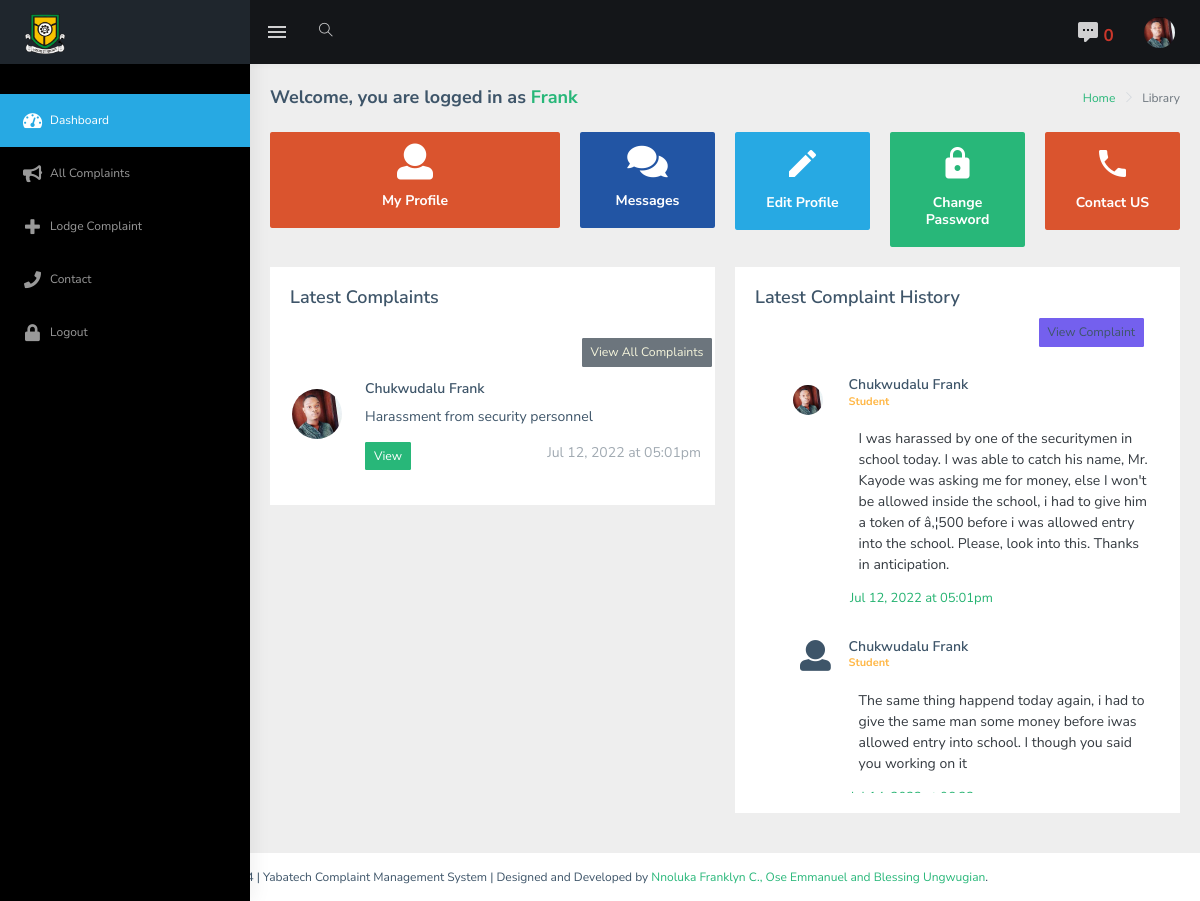
/ (signed in), run on the app's committed database.
### tables this page shows
CREATE TABLE `user` (
  `studentID` int(11) NOT NULL,
  `matric_no` varchar(200) NOT NULL,
  `name` text NOT NULL,
  `username` varchar(200) NOT NULL,
  `email` varchar(200) NOT NULL,
  `phone_no` varchar(11) NOT NULL,
  `password` varchar(260) NOT NULL,
  `photo` varchar(200) NOT NULL,
  `account_status` varchar(40) NOT NULL DEFAULT 'active'
);

CREATE TABLE `complaints` (
  `id` int(11) NOT NULL,
  `studentID` int(11) NOT NULL,
  `title` varchar(200) NOT NULL,
  `complaint_number` varchar(100) NOT NULL,
  `matric_no` varchar(200) NOT NULL,
  `category` varchar(200) NOT NULL,
  `subcategory` varchar(200) NOT NULL,
  `urgency` varchar(100) NOT NULL,
  `complaint_message` longtext NOT NULL,
  `complaint_file` varchar(200) NOT NULL,
  `reg_date` varchar(200) NOT NULL,
  `status` varchar(150) NOT NULL DEFAULT 'Open',
  `last_modified` varchar(200) NOT NULL,
  `email` varchar(200) NOT NULL
);

CREATE TABLE `complaint_replies` (
  `id` int(11) NOT NULL,
  `student_id` int(11) NOT NULL,
  `complaint_no` varchar(100) NOT NULL,
  `matric_no` varchar(100) NOT NULL,
  `complaint_message` text NOT NULL,
  `complaint_reply_message` text NOT NULL,
  `replied_by` varchar(100) NOT NULL,
  `last_updated` varchar(100) NOT NULL,
  `status` varchar(20) NOT NULL DEFAULT 'Open',
  `new_complaint_file` varchar(200) NOT NULL,
  `username` varchar(200) NOT NULL
);

### admin/classes/Functions.php (called while the page is built, shortened)
<?php
$dot_env = Dotenv::createImmutable(dirname(__DIR__));
class Functions extends Database{
    public function base_url(){
        return 'http://localhost:8080/project/';
    }
}

### admin/classes/Database.php (called while the page is built, shortened)
<?php
$dot_env = Dotenv::createImmutable(dirname(__DIR__));
class Database
{
    private $dbh;
    private $stmt;
    public function __construct()
    {
        $this->host = $_ENV["DB_HOST"];
        $this->database = $_ENV["DB_NAME"];
        $this->user = $_ENV['DB_USER'];
        $this->password = $_ENV['DB_PASS'];
        $dsn = "mysql:host=".$this->host.";dbname=".$this->database;
        $options = array(
            PDO::ATTR_PERSISTENT => true,
            PDO::ATTR_ERRMODE => PDO::ERRMODE_EXCEPTION
        );
        try{
            $this->dbh = new PDO($dsn, $this->user, $this->password, $options);
        }catch (PDOException $err){
            $this->error = $err->getMessage();
        }
    }
    public function query($query){
        $this->stmt = $this->dbh->prepare($query);
    }
    public function bind($param, $value, $type = null){
        if(is_null($type)){
            switch (true){
                case is_int($value):
                    $type = PDO::PARAM_INT;
                    break;
                case is_null($value):
                    $type = PDO::PARAM_NULL;
                    break;
                default:
                    $type = PDO::PARAM_STR;
            }
        }
        $this->stmt->bindValue($param, $value, $type);
    }
    public function execute(){
        return $this->stmt->execute();
    }
    public function fetchMultiple(){
        $this->execute();
        return $this->stmt->fetchAll(PDO::FETCH_OBJ);
    }
    public function fetchSingle(){
        $this->execute();
        return $this->stmt->fetch(PDO::FETCH_OBJ);
    }
    public function fetchColumn(){
        $this->execute();
        return $this->stmt->fetchColumn();
    }
    public function rowCount(){
        $this->execute();
        return $this->stmt->rowCount();
    }
}

### inc/complaints_reply.php (the view, shortened to what this page needs)
<div class="col-lg-6">
    <div class="card">
        <div class="card-body">
            <h4 class="card-title">Latest Complaints </h4>
        </div>
        <div class="comment-widgets scrollable">
            <?php   $redirectAll = $conn->base_url()."complaints"; ?>
            <a class="btn btn-secondary btn-sm" onclick="window.location.href='<?php echo $redirectAll; ?>'" style="cursor:pointer; position:relative; left: 70%; color: beige;">
                View All Complaints
            </a>
            <?php
            $sql = "SELECT studentID FROM user WHERE username =:user";
            $conn->query($sql);
            $conn->bind(":user", $_SESSION['username']);
            $rowCount = $conn->rowCount();
            if($rowCount > 0){
                $student_id = $conn->fetchColumn();
                $sql = "SELECT * FROM complaints JOIN user u on complaints.studentID = u.studentID
                                 WHERE complaints.studentID = :id ORDER BY id DESC LIMIT 4";
                $conn->query($sql);
                $conn->bind(":id", $student_id);
                $result_set = $conn->fetchMultiple();
                foreach ($result_set as $complaint) {
                    $name = $complaint->name;
                    $date_submitted = $complaint->reg_date;
                    $complaint_no = $complaint->complaint_number;
                    $redirect = $conn->base_url()."view-complaint/$complaint_no";
                    $subject = $complaint->title;
                    $image = $complaint->photo;
                    ?>
                    <div class="d-flex flex-row comment-row m-t-0">
                        <?php
                         if(!empty($image)){
                             ?>   <div class="p-2"><img src="<?= $conn->base_url();?>assets/images/<?= $image;?>" alt="profile image" style="width: 50px; height: 50px; border-radius: 50%;"></div> <?php
                         }else{
                             ?>   <div class="p-2"><i class="fa fa-user" style="font-size: 2.2em; padding: 2px 15px;"></i></div> <?php
                         }
                        ?>
                        <div class="comment-text w-100">
                            <h6 class="font-medium"><?php echo $name; ?></h6>
                            <span class="m-b-15 d-block"><?php echo $subject; ?> </span>
                            <div class="comment-footer">
                                <span class="text-muted float-right"><?php echo $date_submitted; ?></span>
                                <button type="button" class="btn btn-cyan btn-sm" onclick="window.location.href='<?php echo $redirect; ?>'">View</button>
                            </div>
                        </div>
                    </div>
                    <?php
                }
            }else{
                echo "<p>You have not added or received replies for any complaints yet. </p>";
            }
            ?>
        </div>
    </div>
</div>
<div class="col-lg-6">
    <div class="card">
        <div class="card-body">
            <h4 class="card-title">Latest Complaint History</h4>
            <div class="chat-box scrollable" style="height:475px;">
                <ul class="chat-list">
                    <?php
                     $sql = "SELECT studentID FROM user WHERE username =:user";
                     $conn->query($sql);
                     $conn->bind(":user", $_SESSION['username']);
                     $rowCount = $conn->rowCount();
                     if($rowCount > 0){
                         $student_id = $conn->fetchColumn();
                         $sql = "SELECT * FROM complaints JOIN user u on complaints.studentID = u.studentID
                                 WHERE complaints.studentID = :id ORDER BY id DESC LIMIT 1";
                         $conn->query($sql);
                         $conn->bind(":id", $student_id);
                         $result = $conn->fetchSingle();
                         $name = $result->name;
                         $message = $result->complaint_message;
                         $date_submitted = $result->reg_date;
                         $complaint_no = $result->complaint_number;
                         $redirect = $conn->base_url()."view-complaint/$complaint_no";
                         $image = $result->photo;
                    ?>
                         <a class="btn btn-primary btn-sm" onclick="window.location.href='<?php echo $redirect; ?>'" style="cursor:pointer; position:relative; left: 70%;">
                             View Complaint
                         </a>
                    <li class="chat-item">
                        <div class="chat-img">
                            <?php
                            if(!empty($image)){
                                ?>   <div class="p-2"><img src="<?= $conn->base_url();?>assets/images/<?= $image;?>" alt="profile image" style="width: 30px; height: 30px; border-radius: 50%;"></div> <?php
                            }else{
                                ?>   <div class="p-2"><i class="fa fa-user" style="font-size: 2.2em; padding: 2px 15px;"></i></div> <?php
                            }
                            ?>
                        </div>
                             <div class="chat-content">
                            <h6 class="font-medium"><?php echo $name; ?></h6>
                            <span style="display: block;position: relative;top: -8px; font-size: 11px;font-weight: bold;color: #ffb848;">Student</span>
                            <div class="box bg-light-info"><?= $message; ?></div>
                        </div>
                        <div class="chat-time" style="color: #25b371; font-size: 13px; margin-top: -20px;"><?= $date_submitted; ?></div>
                    </li>
                    <?php
                    $sql = "SELECT * FROM complaint_replies JOIN complaints on complaint_replies.student_id = complaints.studentID
                                                AND complaint_replies.complaint_no = complaints.complaint_number
                                                WHERE studentID =:student_id AND complaint_no =:complaint_no ORDER BY complaint_replies.id DESC";
                    $conn->query($sql);
                    $conn->bind(":student_id", $student_id);
                    $conn->bind(":complaint_no", $complaint_no);
                    $result_details = $conn->fetchMultiple();
                    $row_count = $conn->rowCount();
                    if($row_count > 0){
                        foreach ($result_details as $replies){
                            $complaint_reply_message = $replies->complaint_reply_message;
                            $replied_by = $replies->replied_by;
                            $last_updated = $replies->last_updated;
                            if($replied_by === $name){
                                ?>
                                <li class="chat-item">
                                    <div class="chat-img"><i class="fa fa-user" style="font-size: 2.2em; padding: 2px 15px;"></i></div>
                                    <div class="chat-content">
                                        <h6 class="font-medium"><?php echo $replied_by; ?></h6>
                                        <span style="display: block;position: relative;top: -8px; font-size: 11px;font-weight: bold;color: #ffb848;">Student</span>
                                        <div class="box bg-light-info"><?= $complaint_reply_message; ?></div>
                                    </div>
                                    <div class="chat-time" style="color: #25b371; font-size: 13px; margin-top: -40px;"><?= $last_updated ; ?></div>
                                </li>
                                <?php
                            }
                        }
                    }
                     }else{
                         echo "<p>You have not added or received replies for any complaints yet. </p>";
                     }
                    ?>
                </ul>
            </div>
            </div>
        </div>
    </div>
</div>

### inc/top-bar.php (shortened to what this page needs)
<header class="topbar" data-navbarbg="skin5">
    <nav class="navbar top-navbar navbar-expand-md navbar-dark">
        <div class="navbar-header" data-logobg="skin5">
            <a class="navbar-brand" href="index.php">
                <b class="logo-icon p-l-10">
                </b>
                <span class="logo-text">
                             <img src="<?php echo $base_url; ?>assets/images/site-logo.png" alt="homepage" class="light-logo" width="40" height="40"/>
                        </span>
            </a>
        </div>
        <div class="navbar-collapse collapse" id="navbarSupportedContent" data-navbarbg="skin5">
            <ul class="navbar-nav float-left mr-auto">
                <li class="nav-item d-none d-md-block"><a class="nav-link sidebartoggler waves-effect waves-light" href="javascript:void(0)" data-sidebartype="mini-sidebar"><i class="mdi mdi-menu font-24"></i></a></li>
                <li class="nav-item search-box"> <a class="nav-link waves-effect waves-dark" href="javascript:void(0)"><i class="ti-search"></i></a>
            </ul>
            <ul class="navbar-nav float-right">
                <li class="nav-item dropdown">
                    <?php
                    $sql = "SELECT * FROM messages JOIN user u on messages.user = u.username
                                 WHERE messages.user = :username AND is_read =:no ORDER BY id DESC LIMIT 3";
                    $conn->query($sql);
                    $conn->bind(":username", $_SESSION['username']);
                    $conn->bind(":no", "no");
                    $rowCount = $conn->rowCount();
                    ?>
                    <a class="nav-link dropdown-toggle waves-effect waves-dark" href="" id="2" data-toggle="dropdown" aria-haspopup="true" aria-expanded="false"> <i class="font-24 mdi mdi-comment-processing"></i>
                        <span style="color: #cb372b; font-weight: bolder; font-size: 17px;"><?php echo $rowCount; ?></span>
                    </a>
                </li>
                <li class="nav-item dropdown">
                    <?php
                    $sql = "SELECT photo FROM user WHERE username =:username";
                    $conn->query($sql);
                    $conn->bind(":username", $_SESSION['username']);
                    $image = $conn->fetchColumn();
                    $image_link = $conn->base_url()."assets/images/$image";
                    ?>
                    <a class="nav-link dropdown-toggle text-muted waves-effect waves-dark pro-pic" href="" data-toggle="dropdown" aria-haspopup="true" aria-expanded="false">
                       <?php
                        if(empty($image)){
                            ?>
                            <img src="<?php echo $base_url; ?>assets/images/users/1.jpg" alt="user" class="rounded-circle" width="31">
                            <?php
                        }else{
                            ?>
                            <img src="<?= $image_link; ?>" alt="user" class="rounded-circle" width="31">
                            <?php
                        }
                       ?>
                    </a>
                </li>
            </ul>
        </div>
    </nav>
</header>

### inc/header.php (style rules this page uses)
#main-wrapper div { font-size: 14px; }
.chat-list .chat-item .chat-content .box { background: #ffffff; }
.chat-list .chat-item .chat-time { font-size: 12px; margin: -15px 0 15px 65px !important; }

### data on the page
user: photo (picture)
complaints: studentID.photo (picture), studentID.name "Chukwudalu Frank", title "Harassment from security personnel", reg_date "Jul 12, 2022 at 05:01pm", complaint_message "I was harassed by one of the securitymen in school today. I was able to catch his name, Mr. Kayode was asking me for money, else I won't be allowed inside the school, i had to give him a token of â‚¦500 before i was allowed entry into the school. Please, look into this. Thanks in anticipation."
complaint_replies: replied_by "Chukwudalu Frank", complaint_reply_message "The same thing happend today again, i had to give the same man some money before iwas allowed entry into school. I though you said you working on it"

### other printed values
$rowCount "0"
$_SESSION['username'] "Frank"
